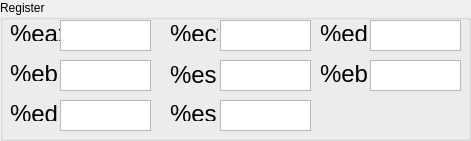
     <widget class="QGroupBox" name="groupBox_4">
      <property name="geometry">
       <rect>
        <x>10</x>
        <y>490</y>
        <width>471</width>
        <height>141</height>
       </rect>
      </property>
      <property name="title">
       <string>Register</string>
      </property>
      <widget class="QLabel" name="label_ebx">
       <property name="geometry">
        <rect>
         <x>10</x>
         <y>60</y>
         <width>48</width>
         <height>21</height>
        </rect>
       </property>
       <property name="text">
        <string>&lt;html&gt;&lt;head/&gt;&lt;body&gt;&lt;p&gt;&lt;span style=&quot; font-size:18pt;&quot;&gt;%ebx&lt;/span&gt;&lt;/p&gt;&lt;/body&gt;&lt;/html&gt;</string>
       </property>
      </widget>
      <widget class="QLabel" name="label_eax">
       <property name="geometry">
        <rect>
         <x>10</x>
         <y>20</y>
         <width>51</width>
         <height>21</height>
        </rect>
       </property>
       <property name="text">
        <string>&lt;html&gt;&lt;head/&gt;&lt;body&gt;&lt;p&gt;&lt;span style=&quot; font-size:18pt;&quot;&gt;%eax&lt;/span&gt;&lt;/p&gt;&lt;/body&gt;&lt;/html&gt;</string>
       </property>
      </widget>
      <widget class="QLabel" name="label_ecx">
       <property name="geometry">
        <rect>
         <x>170</x>
         <y>20</y>
         <width>48</width>
         <height>21</height>
        </rect>
       </property>
       <property name="text">
        <string>&lt;html&gt;&lt;head/&gt;&lt;body&gt;&lt;p&gt;&lt;span style=&quot; font-size:18pt;&quot;&gt;%ecx&lt;/span&gt;&lt;/p&gt;&lt;/body&gt;&lt;/html&gt;</string>
       </property>
      </widget>
      <widget class="QLabel" name="label_edx">
       <property name="geometry">
        <rect>
         <x>320</x>
         <y>20</y>
         <width>48</width>
         <height>21</height>
        </rect>
       </property>
       <property name="text">
        <string>&lt;html&gt;&lt;head/&gt;&lt;body&gt;&lt;p&gt;&lt;span style=&quot; font-size:18pt;&quot;&gt;%edx&lt;/span&gt;&lt;/p&gt;&lt;/body&gt;&lt;/html&gt;</string>
       </property>
      </widget>
      <widget class="QTextBrowser" name="text_eax">
       <property name="geometry">
        <rect>
         <x>60</x>
         <y>20</y>
         <width>91</width>
         <height>31</height>
        </rect>
       </property>
      </widget>
      <widget class="QTextBrowser" name="text_ecx">
       <property name="geometry">
        <rect>
         <x>220</x>
         <y>20</y>
         <width>91</width>
         <height>31</height>
        </rect>
       </property>
      </widget>
      <widget class="QTextBrowser" name="text_edx">
       <property name="geometry">
        <rect>
         <x>370</x>
         <y>20</y>
         <width>91</width>
         <height>31</height>
        </rect>
       </property>
      </widget>
      <widget class="QTextBrowser" name="text_ebx">
       <property name="geometry">
        <rect>
         <x>60</x>
         <y>60</y>
         <width>91</width>
         <height>31</height>
        </rect>
       </property>
      </widget>
      <widget class="QTextBrowser" name="text_esp">
       <property name="geometry">
        <rect>
         <x>220</x>
         <y>60</y>
         <width>91</width>
         <height>31</height>
        </rect>
       </property>
      </widget>
      <widget class="QLabel" name="label_ebp">
       <property name="geometry">
        <rect>
         <x>320</x>
         <y>60</y>
         <width>48</width>
         <height>29</height>
        </rect>
       </property>
       <property name="text">
        <string>&lt;html&gt;&lt;head/&gt;&lt;body&gt;&lt;p&gt;&lt;span style=&quot; font-size:18pt;&quot;&gt;%ebp&lt;/span&gt;&lt;/p&gt;&lt;/body&gt;&lt;/html&gt;</string>
       </property>
      </widget>
      <widget class="QLabel" name="label_esi">
       <property name="geometry">
        <rect>
         <x>170</x>
         <y>100</y>
         <width>48</width>
         <height>21</height>
        </rect>
       </property>
       <property name="text">
        <string>&lt;html&gt;&lt;head/&gt;&lt;body&gt;&lt;p&gt;&lt;span style=&quot; font-size:18pt;&quot;&gt;%esi&lt;/span&gt;&lt;/p&gt;&lt;/body&gt;&lt;/html&gt;</string>
       </property>
      </widget>
      <widget class="QLabel" name="label_edi">
       <property name="geometry">
        <rect>
         <x>10</x>
         <y>100</y>
         <width>48</width>
         <height>21</height>
        </rect>
       </property>
       <property name="text">
        <string>&lt;html&gt;&lt;head/&gt;&lt;body&gt;&lt;p&gt;&lt;span style=&quot; font-size:18pt;&quot;&gt;%edi&lt;/span&gt;&lt;/p&gt;&lt;/body&gt;&lt;/html&gt;</string>
       </property>
      </widget>
      <widget class="QLabel" name="label_esp">
       <property name="geometry">
        <rect>
         <x>170</x>
         <y>60</y>
         <width>48</width>
         <height>31</height>
        </rect>
       </property>
       <property name="text">
        <string>&lt;html&gt;&lt;head/&gt;&lt;body&gt;&lt;p&gt;&lt;span style=&quot; font-size:18pt;&quot;&gt;%esp&lt;/span&gt;&lt;/p&gt;&lt;/body&gt;&lt;/html&gt;</string>
       </property>
      </widget>
      <widget class="QTextBrowser" name="text_edi">
       <property name="geometry">
        <rect>
         <x>60</x>
         <y>100</y>
         <width>91</width>
         <height>31</height>
        </rect>
       </property>
      </widget>
      <widget class="QTextBrowser" name="text_esi">
       <property name="geometry">
        <rect>
         <x>220</x>
         <y>100</y>
         <width>91</width>
         <height>31</height>
        </rect>
       </property>
      </widget>
      <widget class="QTextBrowser" name="text_ebp">
       <property name="geometry">
        <rect>
         <x>370</x>
         <y>60</y>
         <width>91</width>
         <height>31</height>
        </rect>
       </property>
      </widget>
     </widget>
